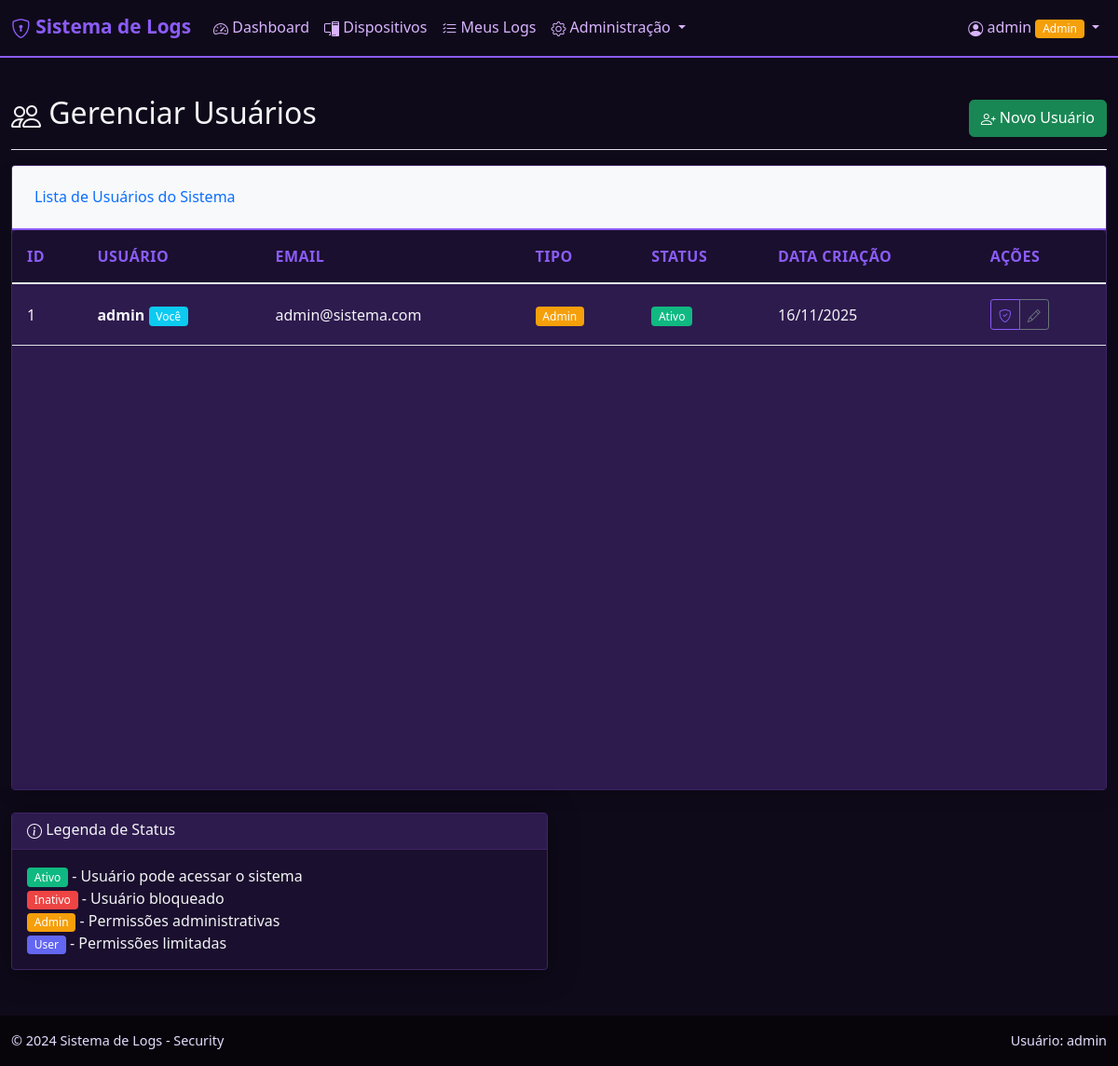
Before: /admin/users (signed in) with the older database file.
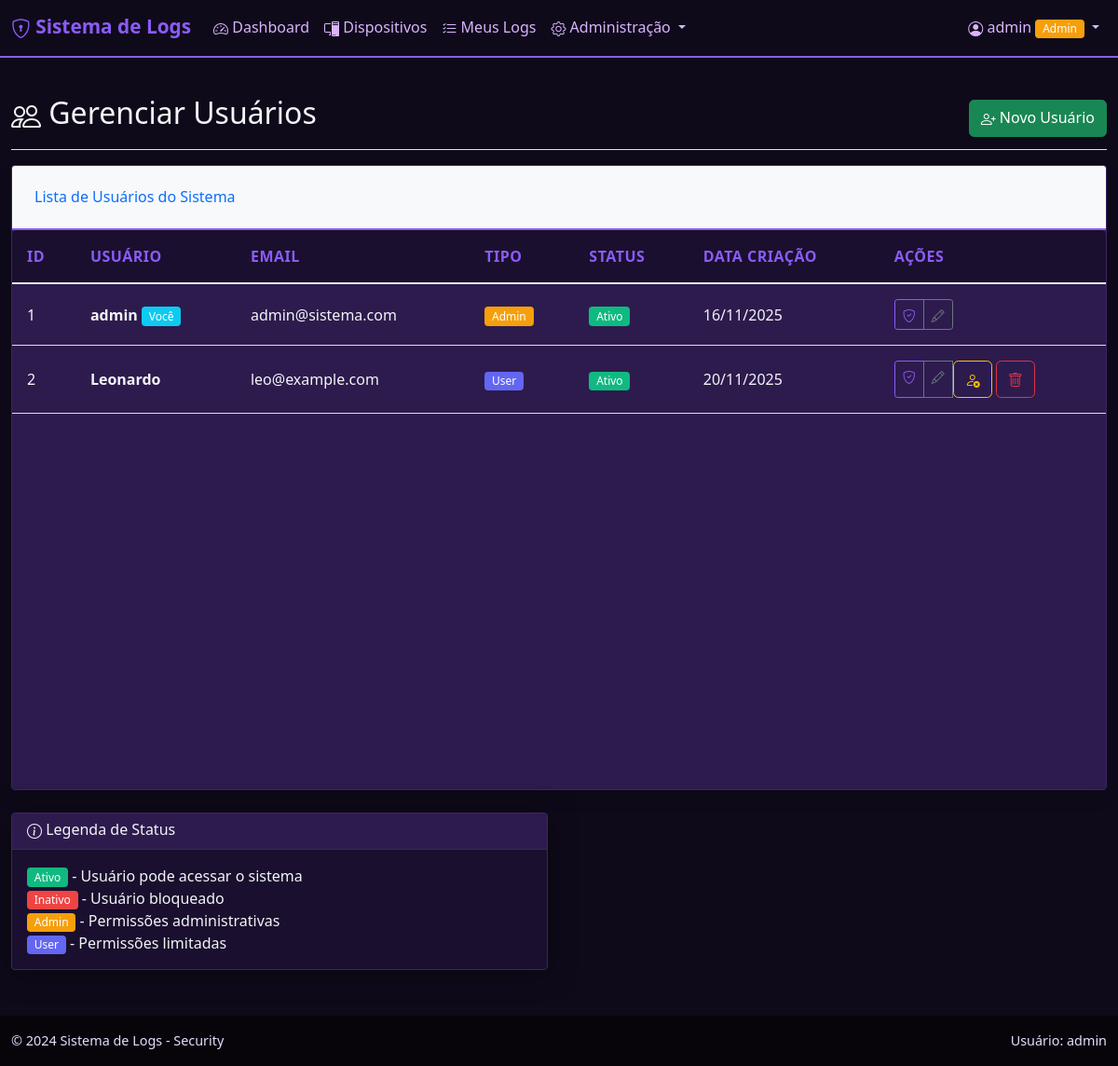
After: the same page with the newer database file.
### models.py (models this page shows)
class User(UserMixin, db.Model):
    id = db.Column(db.Integer, primary_key=True)
    username = db.Column(db.String(80), unique=True, nullable=False)
    email = db.Column(db.String(120), unique=True, nullable=False)
    password_hash = db.Column(db.String(255), nullable=False)
    role = db.Column(db.Enum(UserRole), default=UserRole.USER)
    created_at = db.Column(db.DateTime, default=get_brasilia_now)
    is_active = db.Column(db.Boolean, default=True)  # Usuário ativo ou desativado?
    user_permissions = db.relationship('UserPermission', backref='user', lazy=True, cascade='all, delete-orphan', foreign_keys='UserPermission.user_id')
    permissions_granted = db.relationship('UserPermission', backref='granted_by_user', lazy=True, foreign_keys='UserPermission.granted_by')
    logs = db.relationship('AccessLog', backref='user', lazy=True, cascade='all, delete-orphan')

### blueprints/users.py (the view)
@users_bp.route('/users')
@login_required
@admin_required
def users():
    users_list = User.query.all()
    return render_template('users.html', users=users_list)

### blueprints/users.py (called while the page is built)
def admin_required(func):
    from functools import wraps
    @wraps(func)
    def decorated_view(*args, **kwargs):
        if current_user.role != UserRole.ADMIN:
            flash('Acesso negado! Apenas administradores.', 'error')
            return redirect(url_for('main.dashboard'))
        return func(*args, **kwargs)
    return decorated_view

### templates/users.html (shortened to what the changed rows need)
{% extends "base.html" %}
{% block content %}
<div class="d-flex justify-content-between flex-wrap flex-md-nowrap align-items-center pt-3 pb-2 mb-3 border-bottom">
    <h1 class="h2"><i class="bi bi-people"></i> Gerenciar Usuários</h1>
</div>
<div class="card shadow">
    <div class="card-body">
        <div class="table-responsive">
            <table class="table table-hover" id="usersTable">
                <thead class="table-light">
                    <tr>
                        <th>ID</th>
                        <th>Usuário</th>
                        <th>Email</th>
                        <th>Tipo</th>
                        <th>Status</th>
                        <th>Data Criação</th>
                        <th>Ações</th>
                    </tr>
                </thead>
                <tbody>
                    {% for user in users %}
                    <tr>
                        <td>{{ user.id }}</td>
                        <td>
                            <strong>{{ user.username }}</strong>
                            {% if user.id == current_user.id %}
                            <span class="badge bg-info">Você</span>
                            {% endif %}
                        </td>
                        <td>{{ user.email }}</td>
                        <td>
                            <span class="badge {% if user.role.value == 'admin' %}bg-warning{% else %}bg-secondary{% endif %}">
                                {{ user.role.value|title }}
                            </span>
                        </td>
                        <td>
                            {% if user.is_active %}
                            <span class="badge bg-success">Ativo</span>
                            {% else %}
                            <span class="badge bg-danger">Inativo</span>
                            {% endif %}
                        </td>
                        <td>{{ user.created_at.strftime('%d/%m/%Y') }}</td>
                        <td>
                            <div class="btn-group btn-group-sm">
                                <a href="{{ url_for('users.user_permissions', user_id=user.id) }}"
                                   class="btn btn-outline-primary" title="Permissões">
                                    <i class="bi bi-shield-check"></i>
                                </a>
                                <a href="{{ url_for('users.edit_user', user_id=user.id) }}" class="btn btn-outline-secondary" title="Editar">
                                    <i class="bi bi-pencil"></i>
                                </a>
                                {% if user.id != current_user.id %}
                                <form method="POST" action="{{ url_for('users.toggle_user', user_id=user.id) }}" class="d-inline">
                                    <button type="submit" class="btn btn-outline-{% if user.is_active %}warning{% else %}success{% endif %}"
                                            title="{% if user.is_active %}Desativar{% else %}Ativar{% endif %}">
                                        <i class="bi bi-{% if user.is_active %}person-x{% else %}person-check{% endif %}"></i>
                                    </button>
                                </form>
                                <form method="POST" action="{{ url_for('users.delete_user', user_id=user.id) }}" class="d-inline ms-1 delete-user-form">
                                    <button type="submit" class="btn btn-outline-danger" title="Deletar">
                                        <i class="bi bi-trash"></i>
                                    </button>
                                </form>
                                {% endif %}
                            </div>
                        </td>
                    </tr>
                    {% endfor %}
                </tbody>
            </table>
        </div>
    </div>
</div>
{% endblock %}

### templates/base.html (shortened to what this page needs)
<!DOCTYPE html>
<html lang="pt-BR">
<head>
    <link href="https://cdn.jsdelivr.net/npm/bootstrap@5.1.3/dist/css/bootstrap.min.css" rel="stylesheet">
    <link rel="stylesheet" href="https://cdn.jsdelivr.net/npm/bootstrap-icons@1.8.1/font/bootstrap-icons.css">
    <link href="{{ url_for('static', filename='css/style.css') }}" rel="stylesheet">
</head>
<body>
    <nav class="navbar navbar-expand-lg navbar-dark bg-dark">
        <div class="container-fluid">
            <a class="navbar-brand" href="{{ url_for('main.dashboard') }}">
                <i class="bi bi-shield-lock"></i> Sistema de Logs
            </a>
            <div class="collapse navbar-collapse" id="navbarNav">
                <ul class="navbar-nav me-auto">
                    {% if current_user.is_authenticated %}
                        <li class="nav-item">
                            <a class="nav-link" href="{{ url_for('main.dashboard') }}">
                                <i class="bi bi-speedometer2"></i> Dashboard
                            </a>
                        </li>
                        <li class="nav-item">
                            <a class="nav-link" href="{{ url_for('devices.devices') }}">
                                <i class="bi bi-pc-display"></i> Dispositivos
                            </a>
                        </li>
                        <li class="nav-item">
                            <a class="nav-link" href="{{ url_for('logs.logs') }}">
                                <i class="bi bi-list-check"></i> Meus Logs
                            </a>
                        </li>
                        {% if current_user.role.value == 'admin' %}
                        <li class="nav-item dropdown">
                            <a class="nav-link dropdown-toggle" href="#" id="adminDropdown" role="button" data-bs-toggle="dropdown">
                                <i class="bi bi-gear"></i> Administração
                            </a>
                        </li>
                        {% endif %}
                    {% endif %}
                </ul>
                <ul class="navbar-nav">
                    {% if current_user.is_authenticated %}
                    <li class="nav-item dropdown">
                        <a class="nav-link dropdown-toggle" href="#" id="userDropdown" role="button" data-bs-toggle="dropdown">
                            <i class="bi bi-person-circle"></i> {{ current_user.username }}
                            {% if current_user.role.value == 'admin' %}
                                <span class="badge bg-warning">Admin</span>
                            {% endif %}
                        </a>
                    </li>
                    {% else %}
                    <li class="nav-item">
                        <a class="nav-link" href="{{ url_for('auth.login') }}">Login</a>
                    </li>
                    {% endif %}
                </ul>
            </div>
        </div>
    </nav>
    <div class="container-fluid mt-4">
        {% block content %}{% endblock %}
    </div>
    <footer class="bg-dark text-light mt-5 py-3">
        <div class="container-fluid">
            <div class="row">
                <div class="col-md-6">
                    <p class="mb-0">&copy; 2024 Sistema de Logs - Security</p>
                </div>
                <div class="col-md-6 text-end">
                    <p class="mb-0">Usuário: {{ current_user.username if current_user.is_authenticated else 'Não logado' }}</p>
                </div>
            </div>
        </div>
    </footer>
</body>
</html>

Changed rows visible on the page:
added User: id "2", username "Leonardo", email "leo@example.com", role.value "User", is_active "Ativo", created_at "20/11/2025"
